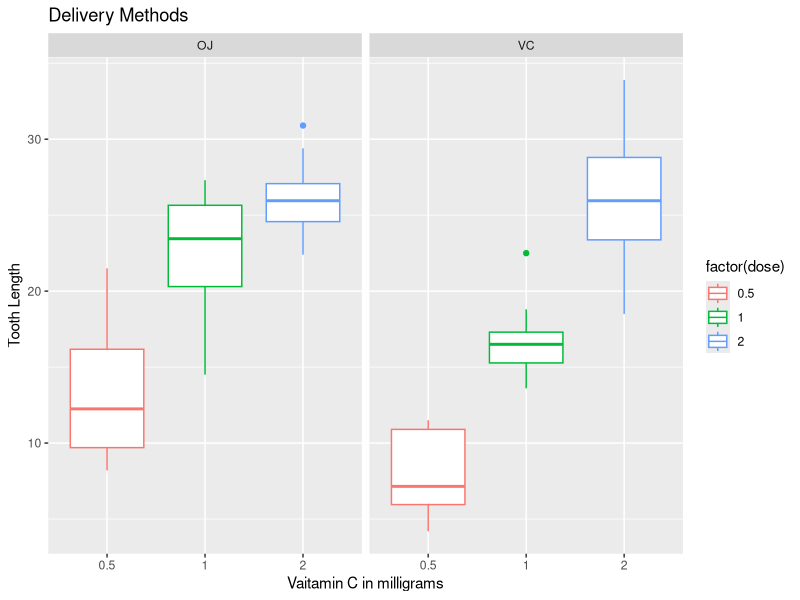

Recreate this plot in R. (Note: this script raises an error after producing the figure.)
#In Second portion of this project, we're going to analyze the ToothGrowth
#data in the R datasets package

# Basic Setting
library(ggplot2)
echo = TRUE

# load the dataset ToothGrowth
library(datasets)
data(ToothGrowth)

## 1.Load the ToothGrowth data and perform some basic exploratory data   analysis

# Look at the dataset variables
head(ToothGrowth)
tail(ToothGrowth)
str(ToothGrowth)

# converse dose from number to factor
ToothGrowth$dose <- as.factor(ToothGrowth$dose)

# review the dataset variables
str(ToothGrowth)

## 2.Provide a basic summary of the data.

# summary statistics for all variables
summary(ToothGrowth)

# split of cases between different dose levels and delivery methods
table(ToothGrowth$supp, ToothGrowth$dose)

# plot
g <- ggplot(data = ToothGrowth, aes(x = dose, y= len))
g + geom_boxplot(aes(colour = factor(dose))) +
  facet_grid(.~supp) +
  labs(title="Delivery Methods",x = "Vaitamin C in milligrams", y ="Tooth Length")


## 3.Use confidence intervals and hypothesis tests to compare tooth growth by supp and dose.

#The tooth growth was compared by supplement for each dosage under the null hypothesis that each supplement has the same effect at a certain dosage on the tooth.

#Split the dataset upby Vaitamin C dosage
d0.5 <- subset(ToothGrowth, dose == 0.5)
d1.0 <- subset(ToothGrowth, dose == 1.0)
d2.0 <- subset(ToothGrowth, dose == 2.0)

#Conduct a t-test between Delivery Methods(Supplements)
tes0.5 <-t.test(len ~ supp, paired=FALSE, var.equal= FALSE, data=d0.5)
tes1.0 <-t.test(len ~ supp, paired=FALSE, var.equal= FALSE, data=d1.0)
tes2.0 <-t.test(len ~ supp, paired=FALSE, var.equal= FALSE, data=d2.0)

#P-Value of each Vaitamin C dosage
tes0.5$p.value
tes1.0$p.value
tes2.0$p.value

#95 percent confidence interval of each Vaitamin C dosage
tes0.5$conf
tes1.0$conf
tes2.0$conf

